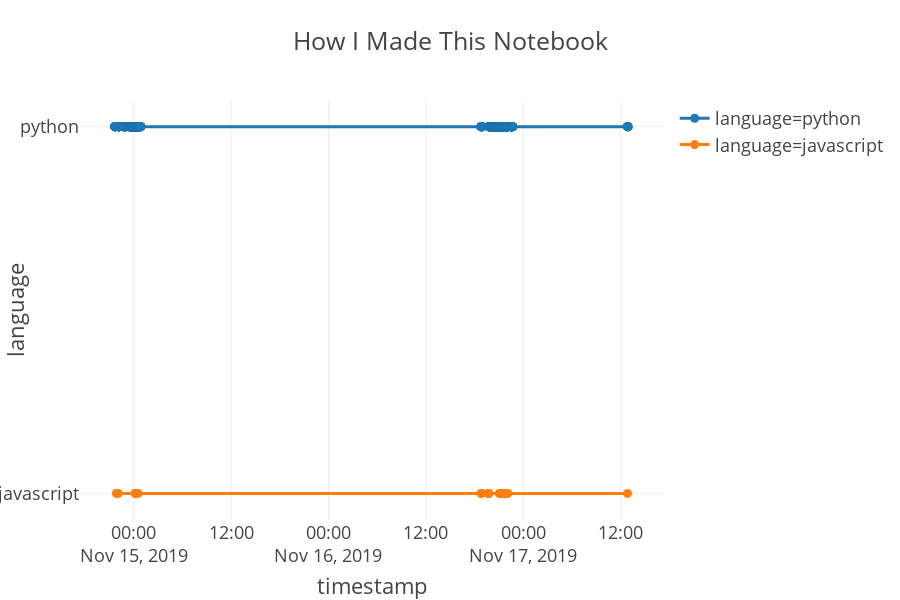

Write notebook code for a chart like this one.
### Code cell
clear_output()
log_fig(get_logs())

### Figure 1 — Plotly figure (JSON) as saved in the notebook; plotly's stock layout.template omitted (floating-point values rounded to 4 significant figures; data arrays with more than 128 entries replaced by an {"elided": "..."} marker saying what was removed)
{"data": [{"hoverlabel": {"namelength": 0}, "hovertemplate": "<b>%{hovertext}</b><br><br>language=%{y}<br>timestamp=%{x}", "hovertext": {"elided": "863 str values"}, "legendgroup": "language=python", "line": {"color": "#1F77B4", "dash": "solid"}, "mode": "markers+lines", "name": "language=python", "showlegend": true, "type": "scatter", "x": {"elided": "863 str values"}, "xaxis": "x", "y": {"elided": "863 str values"}, "yaxis": "y"}, {"hoverlabel": {"namelength": 0}, "hovertemplate": "<b>%{hovertext}</b><br><br>language=%{y}<br>timestamp=%{x}", "hovertext": ["%%javascript\nJupyter.events.on('execute.CodeCell', function(evt, data) {\n    console.log(data.cell);\n});", "%%javascript\nJupyter.notebook.events.on('execute.CodeCell', function(evt, data) {\n    console.log(data.cell);\n});", "%%javascript\nJupyter.notebook.events.on('execute.CodeCell', function(evt, data) {\n    console.log(data.cell);\n});", "%%javascript\nJupyter.notebook.events.on('execute.CodeCell', function(evt, data) {\n    console.log(data.cell);\n});", "%%javascript\nJupyter.notebook.events.on('execute.CodeCell', function(evt, data) {\n    console.log(data.cell.input);\n});", "%%javascript\nJupyter.notebook.events.on('execute.CodeCell', function(evt, data) {\n    console.log(data.cell.input[0].innerText);\n});", "import plotly.express as px\nfrom IPython.display import clear_output\nlogs.loc[logs[\"input\"].str.contains(\"%%javascript\"),\"language\"]=\"javascript\"\nlogs.loc[~logs[\"input\"].str.contains(\"javascript\"),\"language\"]=\"python\"\nlogs.groupby(\"language\").count()", "import plotly.express as px\nfrom IPython.display import clear_output\nlogs.loc[logs[\"input\"].str.contains(\"%%javascript\"),\"language\"]=\"javascript\"\nlogs.loc[~logs[\"input\"].str.contains(\"javascript\"),\"language\"]=\"python\"\nlogs.groupby(\"language\").count()", "import plotly.express as px\nfrom IPython.display import clear_output\nlogs.loc[logs[\"input\"].str.contains(\"%%javascript\"),\"language\"]=\"javascript\"\nlogs.loc[~logs[\"input\"].str.contains(\"%%javascript\"),\"language\"]=\"python\"\nlogs.groupby(\"language\").count()", "def get_logs():\n    logs = pd.read_csv(\"log_mania.csv\", names=[\"input\",\"user\",\"timestamp\"], parse_dates=[\"timestamp\"])\n    logs.loc[logs[\"input\"].str.contains(\"%%javascript\"),\"language\"]=\"javascript\"\n    logs.loc[~logs[\"input\"].str.contains(\"%%javascript\"),\"language\"]=\"python\"\n    return logs\nlogs = get_logs()\nlogs.tail()", "def get_logs():\n    logs = pd.read_csv(\"log_mania.csv\", names=[\"input\",\"user\",\"timestamp\"], parse_dates=[\"timestamp\"])\n    logs.loc[logs[\"input\"].str.contains(\"%%javascript\"),\"language\"]=\"javascript\"\n    logs.loc[~logs[\"input\"].str.contains(\"%%javascript\"),\"language\"]=\"python\"\n    return logs\nlogs = get_logs()\nlogs.tail()", "%%javascript\nJupyter.notebook.events.on('execute.CodeCell', function(evt, data) {\n    console.log(data.cell.input[0].innerText);\n});", "def get_logs():\n    logs = pd.read_csv(\"log_mania.csv\", names=[\"input\",\"user\",\"timestamp\"], parse_dates=[\"timestamp\"])\n    logs.loc[logs[\"input\"].str.contains(\"%%javascript\"),\"language\"]=\"javascript\"\n    logs.loc[~logs[\"input\"].str.contains(\"%%javascript\"),\"language\"]=\"python\"\n    return logs\nlogs = get_logs()\nlogs.tail()", "%%javascript\nJupyter.notebook.events.on('execute.CodeCell', function(evt, data) {\n    console.log(data.cell.input[0].innerText);\n});", "%%javascript\nJupyter.notebook.events.on('execute.CodeCell', function(evt, data) {\n    console.log(data.cell.input[0].innerText);\n});", "%%javascript\nJupyter.notebook.events.on('execute.CodeCell', function(evt, data) {\n    console.log(data.cell.input[0].innerText);\n});", "%%javascript\nJupyter.notebook.events.on('execute.CodeCell', function(evt, data) {\n    console.log(data.cell.input[0].innerText);\n});", "%%javascript\nJupyter.notebook.events.on('execute.CodeCell', function(evt, data) {\n    console.log(data.cell.input[0].innerText);\n});", "def get_logs():\n    logs = pd.read_csv(\"log_mania.csv\", names=[\"input\",\"user\",\"timestamp\"], parse_dates=[\"timestamp\"])\n    logs.loc[logs[\"input\"].str.contains(\"%%javascript\"),\"language\"]=\"javascript\"\n    logs.loc[~logs[\"input\"].str.contains(\"%%javascript\"),\"language\"]=\"python\"\n    return logs\nlogs = get_logs()\nlogs.tail()", "def get_logs():\n    logs = pd.read_csv(\"log_mania.csv\", names=[\"input\",\"user\",\"timestamp\"], parse_dates=[\"timestamp\"])\n    logs.loc[logs[\"input\"].str.contains(\"%%javascript\"),\"language\"]=\"javascript\"\n    logs.loc[~logs[\"input\"].str.contains(\"%%javascript\"),\"language\"]=\"python\"\n    return logs\nlogs = get_logs()\nlogs.tail()", "def get_logs():\n    logs = pd.read_csv(\"log_mania.csv\", names=[\"input\",\"user\",\"timestamp\"], parse_dates=[\"timestamp\"])\n    logs.loc[logs[\"input\"].str.contains(\"%%javascript\"),\"language\"]=\"javascript\"\n    logs.loc[~logs[\"input\"].str.contains(\"%%javascript\"),\"language\"]=\"python\"\n    return logs\nlogs = get_logs()\nlogs.tail()", "def get_logs():\n    logs = pd.read_csv(\"log_mania.csv\", names=[\"input\",\"user\",\"timestamp\"], parse_dates=[\"timestamp\"])\n    logs.loc[logs[\"input\"].str.contains(\"%%javascript\"),\"language\"]=\"javascript\"\n    logs.loc[~logs[\"input\"].str.contains(\"%%javascript\"),\"language\"]=\"python\"\n    return logs\nlogs = get_logs()\nlogs.tail()", "def get_logs():\n    logs = pd.read_csv(\"log_mania.csv\", names=[\"input\",\"user\",\"timestamp\"], parse_dates=[\"timestamp\"])\n    logs.loc[logs[\"input\"].str.contains(\"%%javascript\"),\"language\"]=\"javascript\"\n    logs.loc[~logs[\"input\"].str.contains(\"%%javascript\"),\"language\"]=\"python\"\n    return logs\nlogs = get_logs()\nlogs.tail()", "def get_logs():\n    logs = pd.read_csv(\"log_mania.csv\", names=[\"input\",\"user\",\"timestamp\"], parse_dates=[\"timestamp\"])\n    logs.loc[logs[\"input\"].str.contains(\"%%javascript\"),\"language\"]=\"javascript\"\n    logs.loc[~logs[\"input\"].str.contains(\"%%javascript\"),\"language\"]=\"python\"\n    return logs\nlogs = get_logs()\nlogs.tail()", "def get_logs():\n    logs = pd.read_csv(\"log_mania.csv\", names=[\"input\",\"user\",\"timestamp\"], parse_dates=[\"timestamp\"])\n    logs.loc[logs[\"input\"].str.contains(\"%%javascript\"),\"language\"]=\"javascript\"\n    logs.loc[~logs[\"input\"].str.contains(\"%%javascript\"),\"language\"]=\"python\"\n    return logs\nlogs = get_logs()\nlogs.tail()", "def get_logs():\n    logs = pd.read_csv(\"log_mania.csv\", names=[\"input\",\"user\",\"timestamp\"], parse_dates=[\"timestamp\"])\n    logs.loc[logs[\"input\"].str.contains(\"%%javascript\"),\"language\"]=\"javascript\"\n    logs.loc[~logs[\"input\"].str.contains(\"%%javascript\"),\"language\"]=\"python\"\n    return logs\nlogs = get_logs()\nlogs.tail()", "def get_logs():\n    logs = pd.read_csv(\"log_mania.csv\", names=[\"input\",\"user\",\"timestamp\"], parse_dates=[\"timestamp\"])\n    logs.loc[logs[\"input\"].str.contains(\"%%javascript\"),\"language\"]=\"javascript\"\n    logs.loc[~logs[\"input\"].str.contains(\"%%javascript\"),\"language\"]=\"python\"\n    return logs\nlogs = get_logs()\nlogs.tail()", "def get_logs():\n    logs = pd.read_csv(\"log_mania.csv\", names=[\"input\",\"user\",\"timestamp\"], parse_dates=[\"timestamp\"])\n    logs.loc[logs[\"input\"].str.contains(\"%%javascript\"),\"language\"]=\"javascript\"\n    logs.loc[~logs[\"input\"].str.contains(\"%%javascript\"),\"language\"]=\"python\"\n    return logs\nlogs = get_logs()\nlogs.tail()", "def get_logs():\n    logs = pd.read_csv(\"log_mania.csv\", names=[\"input\",\"user\",\"timestamp\"], parse_dates=[\"timestamp\"])\n    logs.loc[logs[\"input\"].str.contains(\"%%javascript\"),\"language\"]=\"javascript\"\n    logs.loc[~logs[\"input\"].str.contains(\"%%javascript\"),\"language\"]=\"python\"\n    return logs\nlogs = get_logs()\nlogs.tail()", "def get_logs():\n    logs = pd.read_csv(\"log_mania.csv\", names=[\"input\",\"user\",\"timestamp\"], parse_dates=[\"timestamp\"])\n    logs.loc[logs[\"input\"].str.contains(\"%%javascript\"),\"language\"]=\"javascript\"\n    logs.loc[~logs[\"input\"].str.contains(\"%%javascript\"),\"language\"]=\"python\"\n    return logs\nlogs = get_logs()\nlogs.tail()", "def get_logs():\n    logs = pd.read_csv(\"log_mania.csv\", names=[\"input\",\"user\",\"timestamp\"], parse_dates=[\"timestamp\"])\n    logs.loc[logs[\"input\"].str.contains(\"%%javascript\"),\"language\"]=\"javascript\"\n    logs.loc[~logs[\"input\"].str.contains(\"%%javascript\"),\"language\"]=\"python\"\n    return logs\nlogs = get_logs()\nlogs.tail()"], "legendgroup": "language=javascript", "line": {"color": "#FF7F0E", "dash": "solid"}, "mode": "markers+lines", "name": "language=javascript", "showlegend": true, "type": "scatter", "x": ["2019-11-14T21:55:22", "2019-11-14T21:56:37", "2019-11-14T21:56:41", "2019-11-14T21:56:42", "2019-11-14T21:56:54", "2019-11-14T22:05:51", "2019-11-15T00:12:08", "2019-11-15T00:12:51", "2019-11-15T00:12:57", "2019-11-15T00:34:28", "2019-11-16T18:46:27", "2019-11-16T18:52:03", "2019-11-16T18:52:28", "2019-11-16T19:42:29", "2019-11-16T19:42:31", "2019-11-16T19:42:33", "2019-11-16T19:42:34", "2019-11-16T19:42:35", "2019-11-16T19:44:29", "2019-11-16T19:44:41", "2019-11-16T21:04:53", "2019-11-16T21:05:19", "2019-11-16T21:05:59", "2019-11-16T21:08:02", "2019-11-16T21:08:18", "2019-11-16T21:14:52", "2019-11-16T21:37:36", "2019-11-16T21:56:37", "2019-11-16T22:03:39", "2019-11-16T22:04:04", "2019-11-17T12:49:23"], "xaxis": "x", "y": ["javascript", "javascript", "javascript", "javascript", "javascript", "javascript", "javascript", "javascript", "javascript", "javascript", "javascript", "javascript", "javascript", "javascript", "javascript", "javascript", "javascript", "javascript", "javascript", "javascript", "javascript", "javascript", "javascript", "javascript", "javascript", "javascript", "javascript", "javascript", "javascript", "javascript", "javascript"], "yaxis": "y"}], "layout": {"height": 600, "legend": {"tracegroupgap": 0}, "title": {"text": "How I Made This Notebook"}, "xaxis": {"anchor": "y", "domain": [0, 1], "title": {"text": "timestamp"}}, "yaxis": {"anchor": "x", "categoryarray": ["javascript", "python"], "categoryorder": "array", "domain": [0, 1], "title": {"text": "language"}}}}
